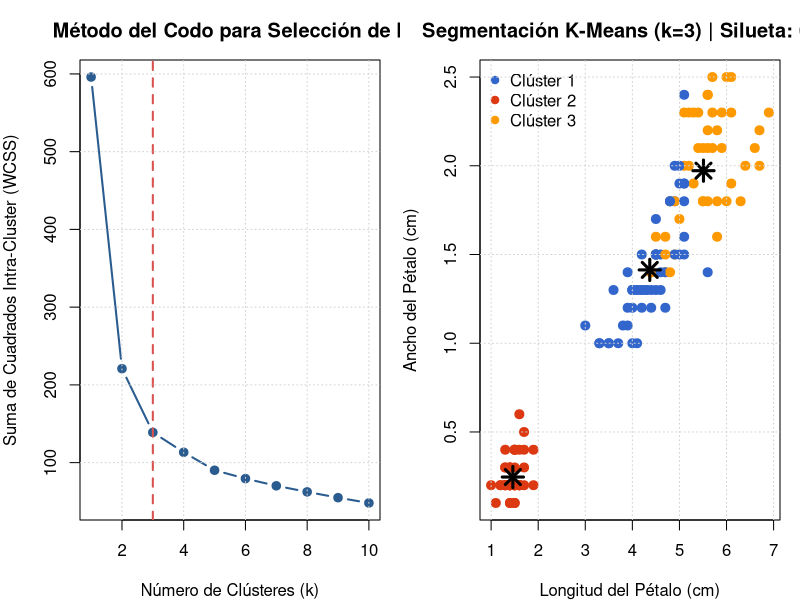

This chart was generated by the following R code:
# ==============================================================================
# TEMA 01: MINERÍA DE DATOS
# SCRIPT: 01_mineria_datos_run.R
# OBJETIVO: Ejemplo didáctico y reproducible de minería de datos no supervisada:
#           Carga -> Exploración -> Preprocesamiento -> Clustering K-Means ->
#           Validación por Silueta -> Interpretación de Resultados.
# ==============================================================================

set.seed(123)

# 1. CARGA DE DATOS
cat(">>> [TEMA 01: MINERÍA DE DATOS] Iniciando ejecución...\n")
data(iris)
datos_raw <- iris

# 2. EXPLORACIÓN
cat("\n--- 1. Exploración Inicial del Dataset ---\n")
print(summary(datos_raw))
cat("Dimensiones:", nrow(datos_raw), "filas y", ncol(datos_raw), "columnas.\n")

# 3. LIMPIEZA Y PREPROCESAMIENTO
# La minería no supervisada no debe conocer la etiqueta de clase.
# Se extraen las 4 variables cuantitativas y se escalan (Z-Score)
# para evitar que variables con mayor varianza dominen el cálculo de distancias euclidianas.
datos_cuant <- datos_raw[, 1:4]
datos_escalados <- scale(datos_cuant)

cat("\n--- 2. Preprocesamiento: Estandarización Z-Score completada ---\n")
print(head(datos_escalados, 3))

# 4. APLICACIÓN DE TÉCNICA: K-MEANS CON SELECCIÓN DE K ÓPTIMO
# Método del Codo (Within-Cluster Sum of Squares - WCSS)
wcss <- numeric(10)
for (k in 1:10) {
  km_temp <- kmeans(datos_escalados, centers = k, nstart = 25)
  wcss[k] <- km_temp$tot.withinss
}

# Modelo final con k = 3
k_optimo <- 3
modelo_kmeans <- kmeans(datos_escalados, centers = k_optimo, nstart = 25)

# Cálculo de Coeficiente de Silueta para validar cohesión y separación
library(cluster)
sil <- silhouette(modelo_kmeans$cluster, dist(datos_escalados))
sil_promedio <- mean(sil[, 3])

cat("\n--- 3. Resultados de K-Means (k = 3) ---\n")
cat("Inercia Intra-cluster Total (WCSS):", modelo_kmeans$tot.withinss, "\n")
cat("Inercia Entre-cluster (BSS):", modelo_kmeans$betweenss, "\n")
cat("Ratio BSS / TSS (Varianza explicada):", round((modelo_kmeans$betweenss / modelo_kmeans$totss) * 100, 2), "%\n")
cat("Coeficiente de Silueta Promedio:", round(sil_promedio, 4), "\n")
cat("Tamaño de los clústeres:", modelo_kmeans$size, "\n")

# Matriz de centros de clústeres des-escalados a unidades originales
centros_originales <- aggregate(datos_cuant, by = list(Cluster = modelo_kmeans$cluster), mean)
cat("\nCentros de los Clústeres (Medias en unidades originales):\n")
print(centros_originales)

# 5. GENERACIÓN DE GRÁFICAS DE RESULTADOS
dir_res <- "c:/xampp/htdocs/api vehiculos tutoria/MINERIA_DATOS/UNIDAD_1/01_MINERIA_DE_DATOS/resultados"
dir_latex <- "c:/xampp/htdocs/api vehiculos tutoria/MINERIA_DATOS/latex/figuras"

if (!dir.exists(dir_res)) dir.create(dir_res, recursive = TRUE)
if (!dir.exists(dir_latex)) dir.create(dir_latex, recursive = TRUE)

png_path1 <- file.path(dir_res, "grafico_01_mineria_datos.png")
png_path2 <- file.path(dir_latex, "grafico_01_mineria_datos.png")

# Guardar figura compuesta (2 paneles)
png(png_path1, width = 1000, height = 500, res = 120)
par(mfrow = c(1, 2), mar = c(4, 4, 3, 1))

# Panel A: Método del Codo
plot(1:10, wcss, type = "b", pch = 19, col = "#2b5c8f", lwd = 2,
     xlab = "Número de Clústeres (k)", ylab = "Suma de Cuadrados Intra-Cluster (WCSS)",
     main = "Método del Codo para Selección de k")
abline(v = 3, lty = 2, col = "#d9534f", lwd = 2)
grid()

# Panel B: Dispersión de Clústeres (PC1 vs PC2 o Longitud Pétalo vs Ancho Pétalo)
colores_cluster <- c("#3366cc", "#dc3912", "#ff9900")
plot(datos_cuant$Petal.Length, datos_cuant$Petal.Width,
     col = colores_cluster[modelo_kmeans$cluster], pch = 19, cex = 1.2,
     xlab = "Longitud del Pétalo (cm)", ylab = "Ancho del Pétalo (cm)",
     main = paste0("Segmentación K-Means (k=3) | Silueta: ", round(sil_promedio, 2)))
points(centros_originales$Petal.Length, centros_originales$Petal.Width,
       col = "black", pch = 8, cex = 2, lwd = 3)
legend("topleft", legend = paste("Clúster", 1:3), col = colores_cluster, pch = 19, bty = "n")
grid()
dev.off()

# Copiar a latex/figuras
file.copy(png_path1, png_path2, overwrite = TRUE)

# 6. EXPORTAR MÉTRICAS Y TABLAS
metricas_txt <- file.path(dir_res, "metricas_01.txt")
writeLines(c(
  "=== MÉTRICAS DE RESULTADO - TEMA 01: MINERÍA DE DATOS ===",
  paste("Algoritmo:", "K-Means Particional"),
  paste("Número de Clústeres (k):", k_optimo),
  paste("Varianza Explicada (BSS/TSS):", paste0(round((modelo_kmeans$betweenss / modelo_kmeans$totss) * 100, 2), "%")),
  paste("Coeficiente de Silueta Promedio:", round(sil_promedio, 4)),
  paste("Distribución por Clúster:", paste(modelo_kmeans$size, collapse = ", ")),
  "\nINTERPRETACIÓN:",
  "- El clúster 1 agrupa individuos con pétalos y sépalos reducidos (típicamente Setosa), perfectamente separable.",
  "- Los clústeres 2 y 3 representan individuos con morfologías intermedias y grandes, reflejando patrones naturales de diferenciación biológica sin supervisión humana."
), metricas_txt)


cat(">>> [TEMA 01: MINERÍA DE DATOS] Ejecución completada exitosamente. Gráfica guardada en:", png_path1, "\n")
